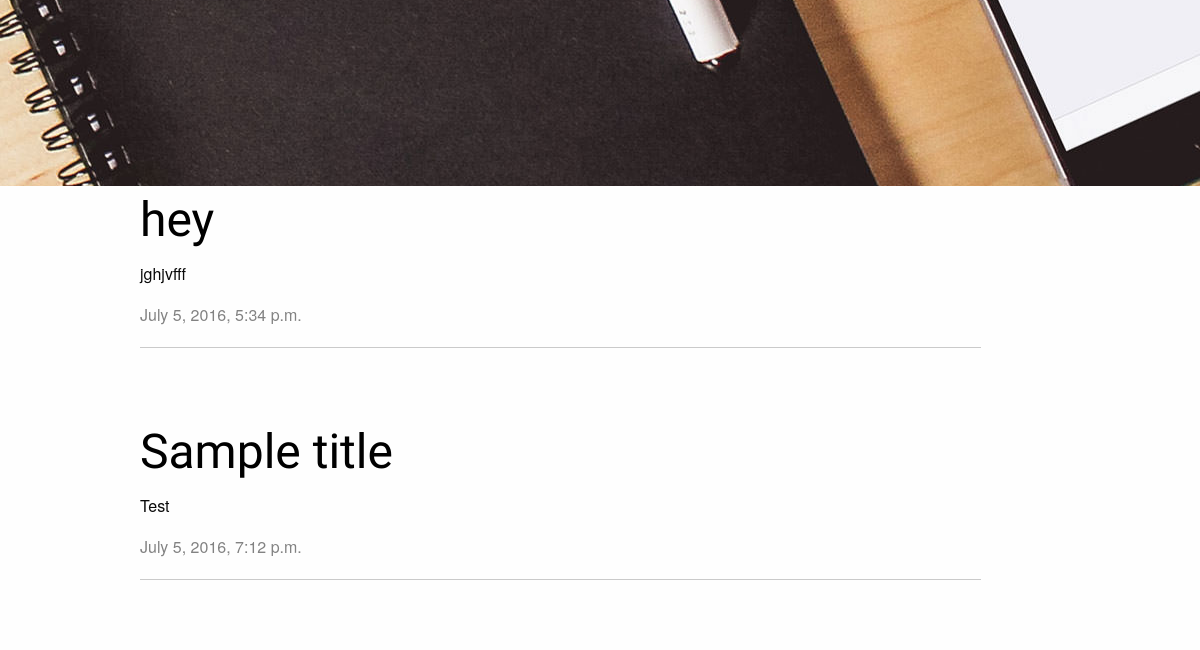
The app's page / (lower part), older data.
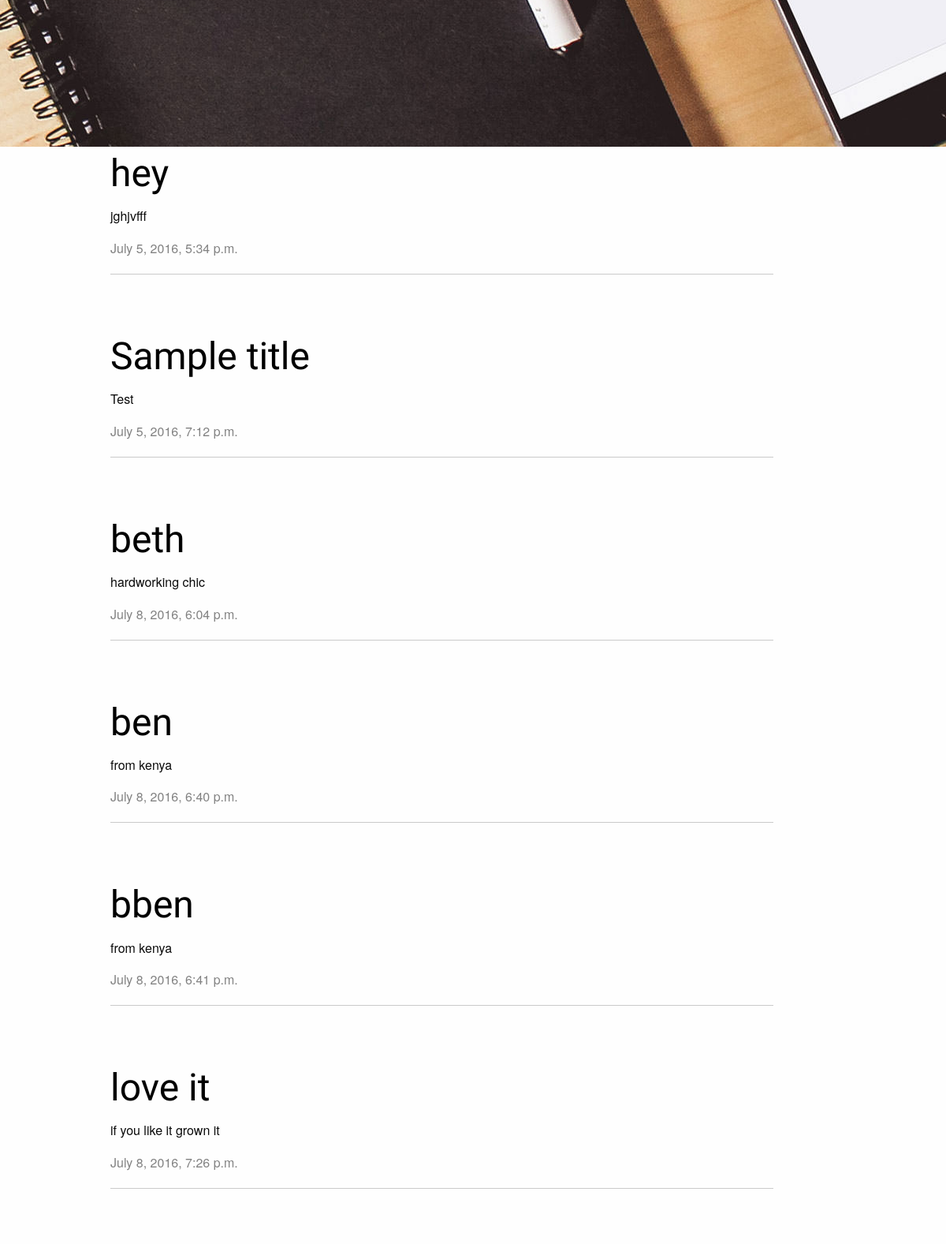
The same page, newer data.
### blog/models.py (models this page shows, shortened)
class Post(models.Model):
    author = models.ForeignKey('auth.User')
    title = models.CharField(max_length=200)
    text = models.TextField()
    created_date = models.DateTimeField(
            default=timezone.now)
    published_date = models.DateTimeField(
            blank=True, null=True)

### blog/views.py (the view)
# urls.py: url(r'^$', views.post_list, name='post_list'),
def post_list(request):
    posts = Post.objects.filter(published_date__lte=timezone.now()).order_by('published_date')
    return render(request, 'blog/post_list.html', {'posts': posts})

### blog/templates/blog/post_list.html
{% extends 'blog/base.html' %}
       {% block content %}
       <div class="large-12 columns">
<div class="large-10 columns">
    {% for post in posts %}
        <div class="post">
            <h1><a href="{% url 'post_detail' pk=post.pk %}">{{ post.title }}</a></h1>
            <p>{{ post.text|linebreaksbr }}</p>
             <div class="date">
                {{ post.published_date }}
            </div><hr>
        </div>
    {% endfor %}
    </div>
    <div class="large-2 columns"><br></div>
    </div>
{% endblock %}

### blog/templates/blog/base.html (shortened to what this page needs)
{% load staticfiles %}
<html>
    <head>
         <link rel="stylesheet" href="{% static 'css/style.css' %}">
         <link rel="stylesheet" href="{% static 'css/foundation.min.css' %}">
         <link href="http://netdna.bootstrapcdn.com/font-awesome/4.0.3/css/font-awesome.css" rel="stylesheet">
    </head>
    <body>
   <body>
     <div class=" background row expanded">
     <div class="large-12 columns">
       <div class="large-8 columns">
          <div class="large-12 columns height"></div>
           <div class="large-12 columns height"></div>
            <br></div>
    </div></div>
    <div class="content container">
        <div class="row">
            <div class="small-12 columns">
            {% block content %}
            {% endblock %}
            </div>
        </div>
    </div>
</body>
    </body>
</html>

### blog/static/css/style.css (style rules this page uses)
h1 a { color: black; font-family: 'Lobster'; }
.container { padding-left: 55px; }
.content { margin-left: 40px; }
.date { color: #828282; }
.post { margin-bottom: 70px; }
.post h1 a, .post h1 a:visited { color: #000000; }
h1, h2, h3, h4 { font-family: 'Lobster', cursive; }
.height { height: 100px; }
.background { background-image: url(../img/image2.jpg); background:cover; background-repeat: no-repeat; max-width: 100%; margin: 0px; padding: 0px; }

Row changes from the older to the newer data that the page shows:
added Post: title "beth", text "hardworking chic", published_date "July 8, 2016, 6:04 p.m."
added Post: title "ben", text "from kenya", published_date "July 8, 2016, 6:40 p.m."
added Post: title "bben", text "from kenya", published_date "July 8, 2016, 6:41 p.m."
added Post: title "love it", text "if you like it grown it", published_date "July 8, 2016, 7:26 p.m."
